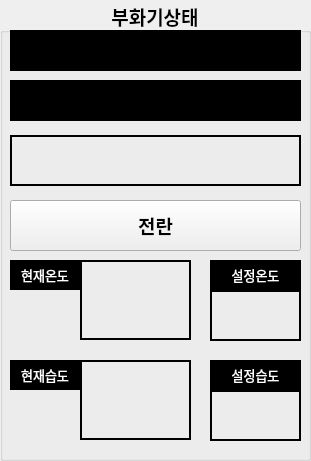
   <widget class="QGroupBox" name="gb_status">
    <property name="geometry">
     <rect>
      <x>360</x>
      <y>20</y>
      <width>311</width>
      <height>461</height>
     </rect>
    </property>
    <property name="font">
     <font>
      <family>HY헤드라인M</family>
      <pointsize>14</pointsize>
      <weight>75</weight>
      <bold>true</bold>
     </font>
    </property>
    <property name="title">
     <string>부화기상태</string>
    </property>
    <property name="alignment">
     <set>Qt::AlignCenter</set>
    </property>
    <widget class="QLabel" name="lb_sdate">
     <property name="geometry">
      <rect>
       <x>10</x>
       <y>30</y>
       <width>291</width>
       <height>41</height>
      </rect>
     </property>
     <property name="font">
      <font>
       <family>Impact</family>
       <pointsize>18</pointsize>
       <weight>50</weight>
       <bold>false</bold>
      </font>
     </property>
     <property name="layoutDirection">
      <enum>Qt::LeftToRight</enum>
     </property>
     <property name="autoFillBackground">
      <bool>false</bool>
     </property>
     <property name="styleSheet">
      <string notr="true">background-color: rgb(0, 0, 0);
color: rgb(255, 255, 255);</string>
     </property>
     <property name="frameShape">
      <enum>QFrame::WinPanel</enum>
     </property>
     <property name="frameShadow">
      <enum>QFrame::Raised</enum>
     </property>
     <property name="text">
      <string/>
     </property>
     <property name="textFormat">
      <enum>Qt::RichText</enum>
     </property>
     <property name="scaledContents">
      <bool>false</bool>
     </property>
     <property name="alignment">
      <set>Qt::AlignCenter</set>
     </property>
    </widget>
    <widget class="QLabel" name="lb_rolling">
     <property name="enabled">
      <bool>true</bool>
     </property>
     <property name="geometry">
      <rect>
       <x>10</x>
       <y>135</y>
       <width>291</width>
       <height>51</height>
      </rect>
     </property>
     <property name="font">
      <font>
       <pointsize>15</pointsize>
      </font>
     </property>
     <property name="frameShape">
      <enum>QFrame::WinPanel</enum>
     </property>
     <property name="frameShadow">
      <enum>QFrame::Plain</enum>
     </property>
     <property name="text">
      <string/>
     </property>
     <property name="alignment">
      <set>Qt::AlignCenter</set>
     </property>
    </widget>
    <widget class="QLabel" name="lb_edate">
     <property name="geometry">
      <rect>
       <x>10</x>
       <y>80</y>
       <width>291</width>
       <height>41</height>
      </rect>
     </property>
     <property name="font">
      <font>
       <family>Impact</family>
       <pointsize>18</pointsize>
       <weight>50</weight>
       <bold>false</bold>
      </font>
     </property>
     <property name="layoutDirection">
      <enum>Qt::LeftToRight</enum>
     </property>
     <property name="autoFillBackground">
      <bool>false</bool>
     </property>
     <property name="styleSheet">
      <string notr="true">background-color: rgb(0, 0, 0);
color: rgb(255, 255, 255);</string>
     </property>
     <property name="frameShape">
      <enum>QFrame::WinPanel</enum>
     </property>
     <property name="frameShadow">
      <enum>QFrame::Raised</enum>
     </property>
     <property name="text">
      <string/>
     </property>
     <property name="textFormat">
      <enum>Qt::RichText</enum>
     </property>
     <property name="scaledContents">
      <bool>false</bool>
     </property>
     <property name="alignment">
      <set>Qt::AlignCenter</set>
     </property>
    </widget>
    <widget class="QLabel" name="lb_non">
     <property name="geometry">
      <rect>
       <x>80</x>
       <y>260</y>
       <width>111</width>
       <height>80</height>
      </rect>
     </property>
     <property name="font">
      <font>
       <pointsize>23</pointsize>
       <weight>75</weight>
       <bold>true</bold>
      </font>
     </property>
     <property name="frameShape">
      <enum>QFrame::WinPanel</enum>
     </property>
     <property name="text">
      <string/>
     </property>
     <property name="alignment">
      <set>Qt::AlignCenter</set>
     </property>
    </widget>
    <widget class="QLabel" name="lb_nsuep">
     <property name="geometry">
      <rect>
       <x>80</x>
       <y>360</y>
       <width>111</width>
       <height>80</height>
      </rect>
     </property>
     <property name="font">
      <font>
       <pointsize>23</pointsize>
       <weight>75</weight>
       <bold>true</bold>
      </font>
     </property>
     <property name="frameShape">
      <enum>QFrame::WinPanel</enum>
     </property>
     <property name="text">
      <string/>
     </property>
     <property name="alignment">
      <set>Qt::AlignCenter</set>
     </property>
    </widget>
    <widget class="QLabel" name="label_3">
     <property name="geometry">
      <rect>
       <x>0</x>
       <y>270</y>
       <width>91</width>
       <height>91</height>
      </rect>
     </property>
     <property name="text">
      <string/>
     </property>
     <property name="pixmap">
      <pixmap>../on.png</pixmap>
     </property>
     <property name="scaledContents">
      <bool>true</bool>
     </property>
    </widget>
    <widget class="QLabel" name="label_4">
     <property name="geometry">
      <rect>
       <x>10</x>
       <y>380</y>
       <width>71</width>
       <height>71</height>
      </rect>
     </property>
     <property name="text">
      <string/>
     </property>
     <property name="pixmap">
      <pixmap>../sue.png</pixmap>
     </property>
     <property name="scaledContents">
      <bool>true</bool>
     </property>
    </widget>
    <widget class="QLabel" name="label_date_3">
     <property name="geometry">
      <rect>
       <x>210</x>
       <y>260</y>
       <width>91</width>
       <height>31</height>
      </rect>
     </property>
     <property name="font">
      <font>
       <family>HY헤드라인M</family>
       <pointsize>10</pointsize>
       <weight>50</weight>
       <bold>false</bold>
      </font>
     </property>
     <property name="layoutDirection">
      <enum>Qt::LeftToRight</enum>
     </property>
     <property name="autoFillBackground">
      <bool>false</bool>
     </property>
     <property name="styleSheet">
      <string notr="true">background-color: rgb(0, 0, 0);
color: rgb(255, 255, 255);</string>
     </property>
     <property name="frameShape">
      <enum>QFrame::WinPanel</enum>
     </property>
     <property name="frameShadow">
      <enum>QFrame::Raised</enum>
     </property>
     <property name="text">
      <string>설정온도</string>
     </property>
     <property name="textFormat">
      <enum>Qt::RichText</enum>
     </property>
     <property name="scaledContents">
      <bool>false</bool>
     </property>
     <property name="alignment">
      <set>Qt::AlignCenter</set>
     </property>
    </widget>
    <widget class="QLabel" name="lb_son">
     <property name="geometry">
      <rect>
       <x>210</x>
       <y>290</y>
       <width>91</width>
       <height>51</height>
      </rect>
     </property>
     <property name="font">
      <font>
       <pointsize>15</pointsize>
       <weight>75</weight>
       <bold>true</bold>
      </font>
     </property>
     <property name="frameShape">
      <enum>QFrame::WinPanel</enum>
     </property>
     <property name="text">
      <string/>
     </property>
     <property name="alignment">
      <set>Qt::AlignCenter</set>
     </property>
    </widget>
    <widget class="QLabel" name="label_date_4">
     <property name="geometry">
      <rect>
       <x>210</x>
       <y>360</y>
       <width>91</width>
       <height>31</height>
      </rect>
     </property>
     <property name="font">
      <font>
       <family>HY헤드라인M</family>
       <pointsize>10</pointsize>
       <weight>50</weight>
       <bold>false</bold>
      </font>
     </property>
     <property name="layoutDirection">
      <enum>Qt::LeftToRight</enum>
     </property>
     <property name="autoFillBackground">
      <bool>false</bool>
     </property>
     <property name="styleSheet">
      <string notr="true">background-color: rgb(0, 0, 0);
color: rgb(255, 255, 255);</string>
     </property>
     <property name="frameShape">
      <enum>QFrame::WinPanel</enum>
     </property>
     <property name="frameShadow">
      <enum>QFrame::Raised</enum>
     </property>
     <property name="text">
      <string>설정습도</string>
     </property>
     <property name="textFormat">
      <enum>Qt::RichText</enum>
     </property>
     <property name="scaledContents">
      <bool>false</bool>
     </property>
     <property name="alignment">
      <set>Qt::AlignCenter</set>
     </property>
    </widget>
    <widget class="QLabel" name="lb_ssuep">
     <property name="geometry">
      <rect>
       <x>210</x>
       <y>390</y>
       <width>91</width>
       <height>51</height>
      </rect>
     </property>
     <property name="font">
      <font>
       <pointsize>15</pointsize>
       <weight>75</weight>
       <bold>true</bold>
      </font>
     </property>
     <property name="frameShape">
      <enum>QFrame::WinPanel</enum>
     </property>
     <property name="text">
      <string/>
     </property>
     <property name="alignment">
      <set>Qt::AlignCenter</set>
     </property>
    </widget>
    <widget class="QLabel" name="label_date_5">
     <property name="geometry">
      <rect>
       <x>10</x>
       <y>260</y>
       <width>70</width>
       <height>30</height>
      </rect>
     </property>
     <property name="font">
      <font>
       <family>HY헤드라인M</family>
       <pointsize>10</pointsize>
       <weight>50</weight>
       <bold>false</bold>
      </font>
     </property>
     <property name="layoutDirection">
      <enum>Qt::LeftToRight</enum>
     </property>
     <property name="autoFillBackground">
      <bool>false</bool>
     </property>
     <property name="styleSheet">
      <string notr="true">background-color: rgb(0, 0, 0);
color: rgb(255, 255, 255)</string>
     </property>
     <property name="frameShape">
      <enum>QFrame::WinPanel</enum>
     </property>
     <property name="frameShadow">
      <enum>QFrame::Raised</enum>
     </property>
     <property name="text">
      <string>현재온도</string>
     </property>
     <property name="textFormat">
      <enum>Qt::RichText</enum>
     </property>
     <property name="scaledContents">
      <bool>false</bool>
     </property>
     <property name="alignment">
      <set>Qt::AlignCenter</set>
     </property>
    </widget>
    <widget class="QLabel" name="label_date_6">
     <property name="geometry">
      <rect>
       <x>10</x>
       <y>360</y>
       <width>70</width>
       <height>30</height>
      </rect>
     </property>
     <property name="font">
      <font>
       <family>HY헤드라인M</family>
       <pointsize>10</pointsize>
       <weight>50</weight>
       <bold>false</bold>
      </font>
     </property>
     <property name="layoutDirection">
      <enum>Qt::LeftToRight</enum>
     </property>
     <property name="autoFillBackground">
      <bool>false</bool>
     </property>
     <property name="styleSheet">
      <string notr="true">background-color: rgb(0, 0, 0);
color: rgb(255, 255, 255);</string>
     </property>
     <property name="frameShape">
      <enum>QFrame::WinPanel</enum>
     </property>
     <property name="frameShadow">
      <enum>QFrame::Raised</enum>
     </property>
     <property name="text">
      <string>현재습도</string>
     </property>
     <property name="textFormat">
      <enum>Qt::RichText</enum>
     </property>
     <property name="scaledContents">
      <bool>false</bool>
     </property>
     <property name="alignment">
      <set>Qt::AlignCenter</set>
     </property>
    </widget>
    <widget class="QPushButton" name="btn_rolling">
     <property name="geometry">
      <rect>
       <x>10</x>
       <y>200</y>
       <width>291</width>
       <height>51</height>
      </rect>
     </property>
     <property name="text">
      <string>전란</string>
     </property>
    </widget>
   </widget>
